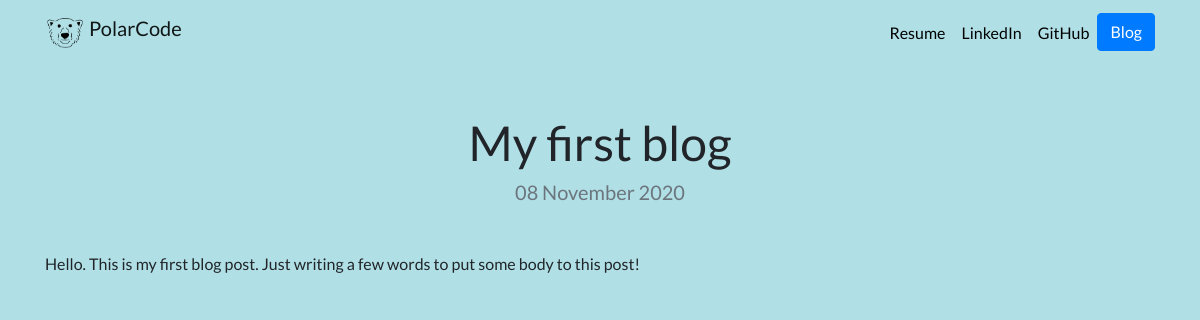
Page /blog/1/ on the committed database.
### blog/models.py (models this page shows, shortened)
class Blog(models.Model):
    title = models.CharField(max_length=200)
    description = models.TextField()
    date = models.DateField()

### blog/views.py (the view)
# urls.py: path('<int:blog_id>/', views.detail, name = 'detail'),
def detail(request, blog_id):
    blog = get_object_or_404(Blog, pk=blog_id)
    return render(request, 'blog/detail.html', {'blog':blog})

### blog/templates/blog/detail.html
{% extends "portfolio/base.html" %}
{% load static %}
{% block content %}
<h1 class="text-center mt-5" id="blogdetailtitle">{{ blog.title }}</h1>
<h5 class="text-center text-muted mb-5">{{ blog.date|date:'d F Y' }}</h5>
{{ blog.description|safe }}
{% endblock %}

### portfolio/static/portfolio/custom.css (style rules this page uses)
body { font-family: 'Lato', sans-serif; background-color: #B0E0E6; }
@media (min-width: 992px) { #blogdetailtitle { font-size: 4vw; } }

### rows in the picture
Blog: title "My first blog", date "08 November 2020", description "Hello. This is my first blog post. Just writing a few words to put some body to this post!"
